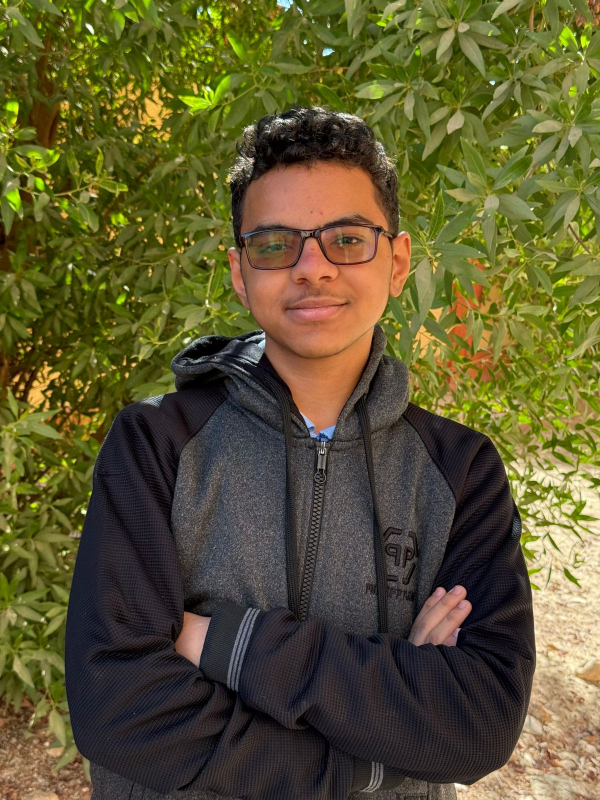
#> input picture assets/team/Mohamed-Mohamed.jpg, 1200 x 1600 px, given in place of HEAT-Recovery-Logo.png, which was not available (shown at 1/2 size)
$ python build.py
#> lines starting #> are read from the running program, lines starting #| are printed output that depends on the picture
import base64,io
from PIL import Image
U='/mnt/user-data/uploads/'
def uri(b,m):return f'data:{m};base64,'+base64.b64encode(b).decode()
def img(f,w,fmt='JPEG',crop=False):
#> called with f = 'HEAT-Recovery-Logo.png', w = 700, fmt = 'PNG', crop = True
    im=Image.open(U+f)
#> im is the input picture: PIL image 1200x1600 RGB; mean R, G, B 93.6, 87.7, 48.4
    if crop:
        bg=Image.new('RGBA',im.size,(255,255,255,255));bg.alpha_composite(im.convert('RGBA'))
#> after `bg = Image.new('RGBA', im.size, (255, 255, 255, 255))`: bg: PIL image 1200x1600 RGBA; every value is 255
        g=bg.convert('L').point(lambda p:255 if p<245 else 0);bb=g.getbbox();pad=12
#> after `g = bg.convert('L').point(lambda p: 255 if p < 245 else 0)`:
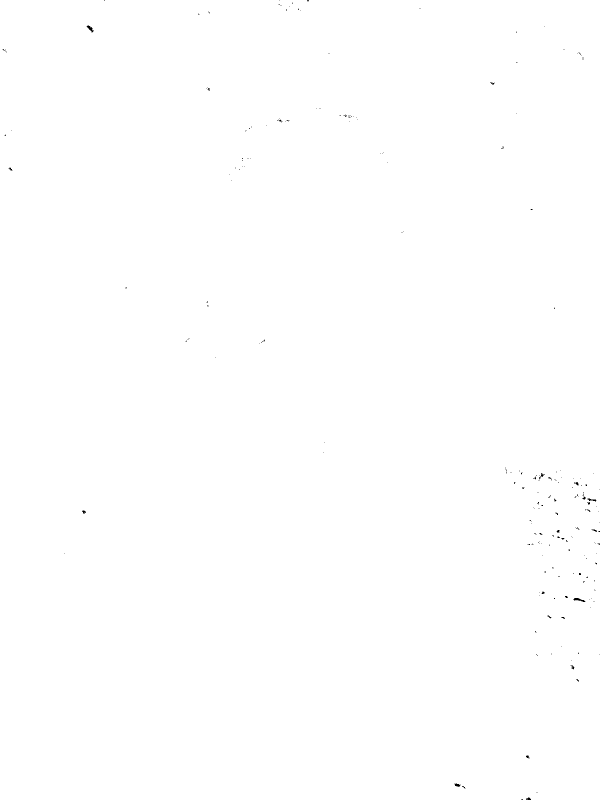
#> g: PIL image 1200x1600 L (shown at 1/2 size); 99.9% white; black in thin lines or dots
#> after `bb = g.getbbox()`: bb = (0, 0, 1200, 1600)
        im=im.crop((max(bb[0]-pad,0),max(bb[1]-pad,0),min(bb[2]+pad,im.width),min(bb[3]+pad,im.height)))
    im.thumbnail((w,w*2));o=io.BytesIO()
#> after `im.thumbnail((w, w * 2))`:
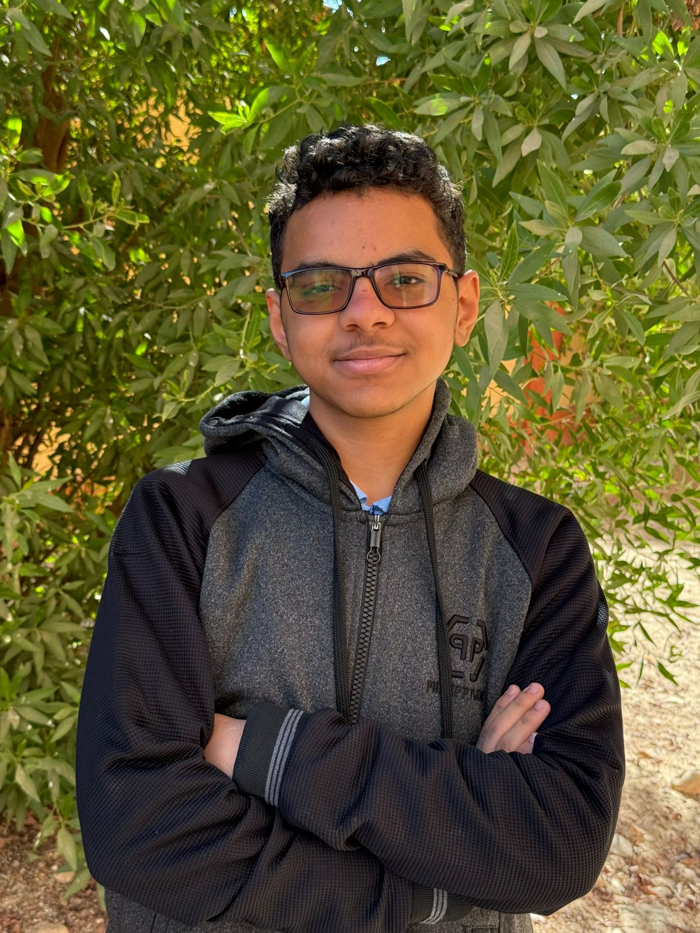
#> im: PIL image 700x933 RGB; mean R, G, B 93.6, 87.7, 48.4
    if fmt=='JPEG':im.convert('RGB').save(o,'JPEG',quality=86)
    else:im.save(o,'PNG',optimize=True)
    return uri(o.getvalue(),'image/'+fmt.lower())
logo=img('HEAT-Recovery-Logo.png',700,'PNG',True)
fav=Image.open(U+'HEAT-Recovery-Logo.png')
#> (the run stopped early here; a loop or call above may not have finished)

$ run again, on assets/team/Giovanni-Emad.png
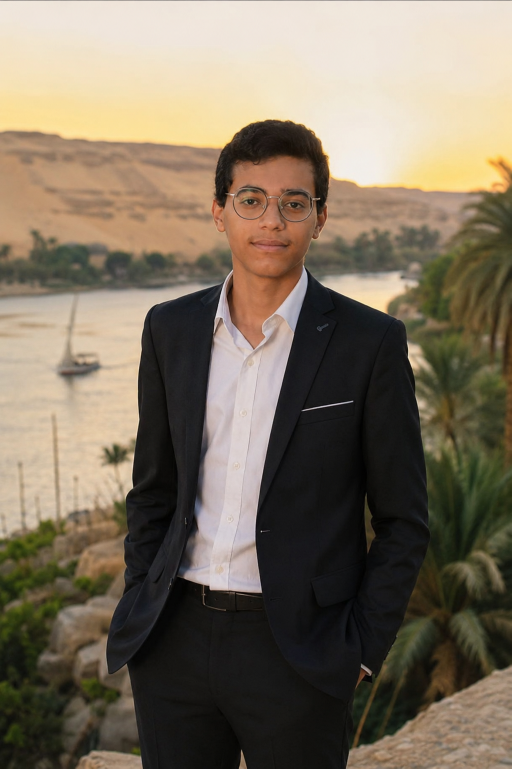
#> input picture assets/team/Giovanni-Emad.png, 1023 x 1537 px, given in place of HEAT-Recovery-Logo.png, which was not available (shown at 1/2 size)
#> in img, im is the input picture: PIL image 1023x1537 RGB; mean R, G, B 124.2, 112.3, 94.9
#> bg: PIL image 1023x1537 RGBA; every value is 255
#> g: PIL image 1023x1537 L; every value is 255
#> bb = (0, 0, 1023, 1537)
#> in img, `im.thumbnail((w, w * 2))`:
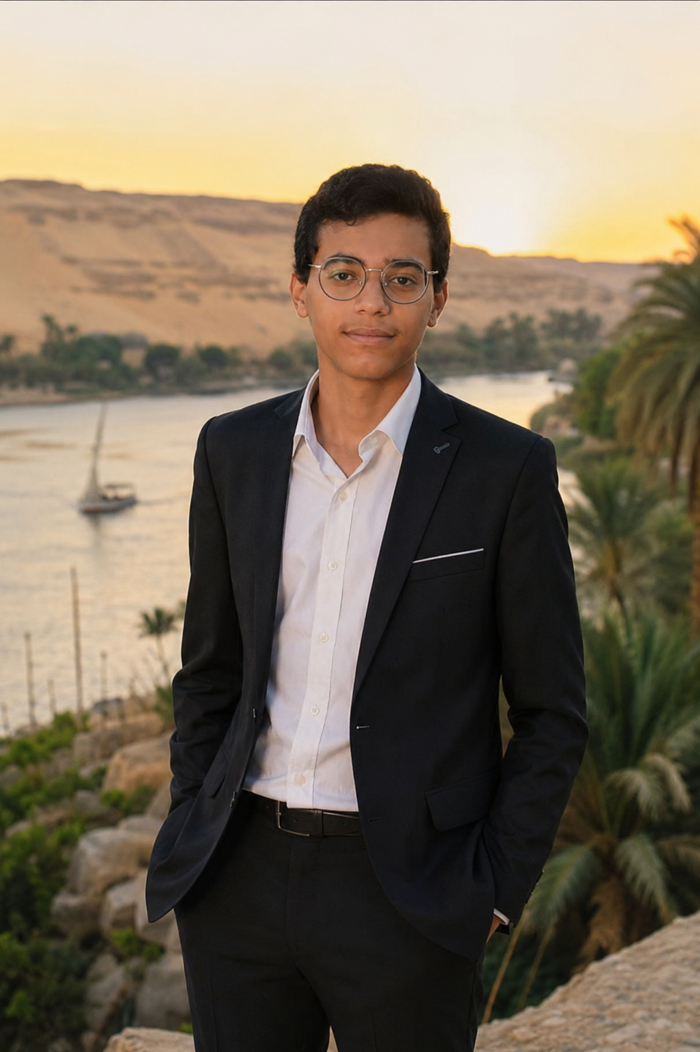
#> im: PIL image 700x1052 RGB; mean R, G, B 124.2, 112.3, 94.9
